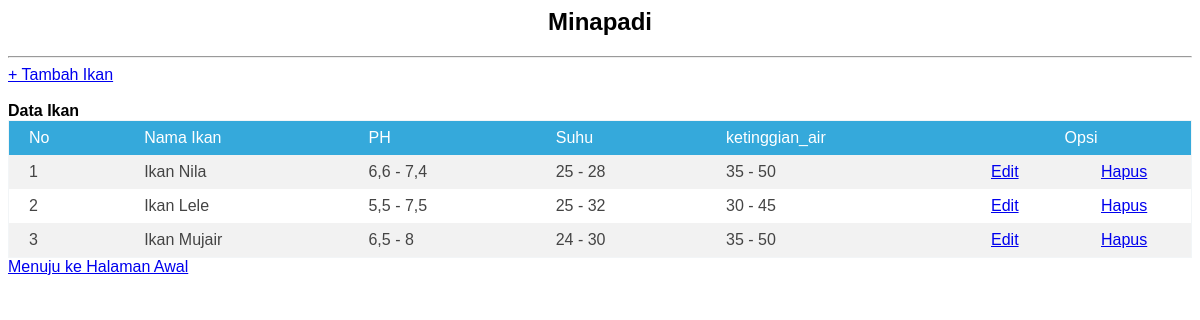
Screenshot of /ikan/index.php with the database file from the repository.
### tables this page shows
CREATE TABLE `tb_set_poin` (
  `id_ikan` int(20) NOT NULL,
  `nama_ikan` varchar(255) NOT NULL,
  `ph` varchar(255) NOT NULL,
  `suhu` varchar(255) NOT NULL,
  `ketinggian_air` varchar(255) NOT NULL,
  `waktu_input` datetime NOT NULL
);

### ikan/index.php (the view, shortened to what this page needs)
<html>
<head>
</head>
<body style="font-family:arial">
 <center><h2>Minapadi</h2></center>
 <hr />
 <a href="tambah.php">+ Tambah Ikan</a><br /><br />
 <b>Data Ikan</b>
 <table style="width:100%" class="table1">
  <tr>
   <th>No</th>
   <th>Nama Ikan</th>
   <th>PH</th>
   <th>Suhu</th>
   <th>ketinggian_air</th>
   <th colspan=2><center>Opsi</center></th>
  </tr>
  <?php
  include "koneksi.php";
  $no = 1;
  $data = mysqli_query($konek,"select * from tb_set_poin");
  while($r = mysqli_fetch_array($data)){
   $id_ikan = $r['id_ikan'];
   $nama_ikan = $r['nama_ikan'];
   $ph = $r['ph'];
   $suhu = $r['suhu'];
   $ketinggian_air = $r['ketinggian_air'];
        ?>
  <tr><td><?php echo $no++; ?></td>
   <td><?php echo $nama_ikan; ?></td>
   <td><?php echo $ph; ?></td>
   <td><?php echo $suhu; ?></td>
  <td><?php echo $ketinggian_air; ?></td>
  <td align=right width=70px><a href="edit.php?id=<?php echo $id_ikan;?>">Edit</a></td>
  <td align=right width=70px><a href="hapus.php?id=<?php echo $id_ikan;?>">Hapus</a></td>
  </tr>
  <?php
  }
  ?>
 </table>
 <a href="../index.php">Menuju ke Halaman Awal</a>
</body>
</html>

### ikan/index.php (style rules this page uses)
.table1 { font-family: sans-serif; color: #444; border-collapse: collapse; width: 50%; border: 1px solid #f2f5f7; }
.table1 tr th { background: #35A9DB; color: #fff; font-weight: normal; }
.table1, th, td { padding: 8px 20px; text-align: left; }
.table1 tr:nth-child(even) { background-color: #f2f2f2; }

### rows the page displays
tb_set_poin: nama_ikan "Ikan Nila", ph "6,6 - 7,4", suhu "25 - 28", ketinggian_air "35 - 50"
tb_set_poin: nama_ikan "Ikan Lele", ph "5,5 - 7,5", suhu "25 - 32", ketinggian_air "30 - 45"
tb_set_poin: nama_ikan "Ikan Mujair", ph "6,5 - 8", suhu "24 - 30", ketinggian_air "35 - 50"
